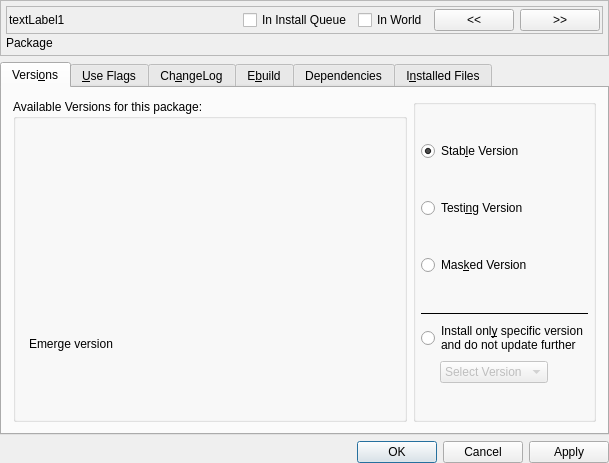
<?xml version="1.0" encoding="UTF-8"?>
<ui version="4.0">
 <class>InspectorBase</class>
 <widget class="QWidget" name="InspectorBase">
  <property name="geometry">
   <rect>
    <x>0</x>
    <y>0</y>
    <width>609</width>
    <height>463</height>
   </rect>
  </property>
  <property name="minimumSize">
   <size>
    <width>600</width>
    <height>450</height>
   </size>
  </property>
  <property name="maximumSize">
   <size>
    <width>32767</width>
    <height>32767</height>
   </size>
  </property>
  <layout class="QGridLayout">
   <property name="margin">
    <number>0</number>
   </property>
   <item row="0" column="0">
    <widget class="QFrame" name="topFrame">
     <property name="sizePolicy">
      <sizepolicy hsizetype="Ignored" vsizetype="Minimum">
       <horstretch>0</horstretch>
       <verstretch>0</verstretch>
      </sizepolicy>
     </property>
     <property name="frameShape">
      <enum>QFrame::StyledPanel</enum>
     </property>
     <property name="frameShadow">
      <enum>QFrame::Plain</enum>
     </property>
     <property name="lineWidth">
      <number>0</number>
     </property>
     <layout class="QGridLayout">
      <property name="margin">
       <number>5</number>
      </property>
      <property name="spacing">
       <number>2</number>
      </property>
      <item row="2" column="0">
       <widget class="QLabel" name="description">
        <property name="sizePolicy">
         <sizepolicy hsizetype="Ignored" vsizetype="Preferred">
          <horstretch>0</horstretch>
          <verstretch>0</verstretch>
         </sizepolicy>
        </property>
        <property name="minimumSize">
         <size>
          <width>100</width>
          <height>0</height>
         </size>
        </property>
        <property name="text">
         <string>Package</string>
        </property>
        <property name="alignment">
         <set>Qt::AlignLeading|Qt::AlignLeft|Qt::AlignTop</set>
        </property>
        <property name="wordWrap">
         <bool>false</bool>
        </property>
        <property name="margin">
         <number>2</number>
        </property>
       </widget>
      </item>
      <item row="1" column="0">
       <widget class="QFrame" name="headerFrame">
        <property name="sizePolicy">
         <sizepolicy hsizetype="Ignored" vsizetype="Minimum">
          <horstretch>0</horstretch>
          <verstretch>0</verstretch>
         </sizepolicy>
        </property>
        <property name="frameShape">
         <enum>QFrame::StyledPanel</enum>
        </property>
        <property name="frameShadow">
         <enum>QFrame::Plain</enum>
        </property>
        <property name="lineWidth">
         <number>0</number>
        </property>
        <layout class="QGridLayout">
         <property name="margin">
          <number>2</number>
         </property>
         <property name="spacing">
          <number>2</number>
         </property>
         <item row="0" column="0">
          <layout class="QGridLayout">
           <item row="0" column="0">
            <widget class="QLabel" name="package">
             <property name="sizePolicy">
              <sizepolicy hsizetype="Preferred" vsizetype="Preferred">
               <horstretch>0</horstretch>
               <verstretch>0</verstretch>
              </sizepolicy>
             </property>
             <property name="text">
              <string>textLabel1</string>
             </property>
             <property name="wordWrap">
              <bool>false</bool>
             </property>
             <property name="margin">
              <number>2</number>
             </property>
            </widget>
           </item>
           <item row="0" column="1">
            <spacer name="spacer17">
             <property name="orientation">
              <enum>Qt::Horizontal</enum>
             </property>
             <property name="sizeType">
              <enum>QSizePolicy::MinimumExpanding</enum>
             </property>
             <property name="sizeHint" stdset="0">
              <size>
               <width>20</width>
               <height>20</height>
              </size>
             </property>
            </spacer>
           </item>
           <item row="0" column="2">
            <widget class="QCheckBox" name="cbQueue">
             <property name="text">
              <string>In Install Queue</string>
             </property>
             <property name="checked">
              <bool>false</bool>
             </property>
            </widget>
           </item>
           <item row="0" column="3">
            <widget class="QCheckBox" name="cbWorld">
             <property name="text">
              <string>In World</string>
             </property>
             <property name="checked">
              <bool>false</bool>
             </property>
            </widget>
           </item>
           <item row="0" column="4">
            <widget class="QPushButton" name="pbPrevious">
             <property name="toolTip">
              <string>Previous Package</string>
             </property>
             <property name="text">
              <string>&lt;&lt;</string>
             </property>
             <property name="shortcut">
              <string/>
             </property>
            </widget>
           </item>
           <item row="0" column="5">
            <widget class="QPushButton" name="pbNext">
             <property name="toolTip">
              <string>Next Package</string>
             </property>
             <property name="text">
              <string>&gt;&gt;</string>
             </property>
             <property name="shortcut">
              <string/>
             </property>
            </widget>
           </item>
          </layout>
         </item>
        </layout>
       </widget>
      </item>
     </layout>
    </widget>
   </item>
   <item row="1" column="0">
    <widget class="QTabWidget" name="inspectorTabs">
     <property name="currentIndex">
      <number>0</number>
     </property>
     <widget class="QWidget" name="TabVersions">
      <attribute name="title">
       <string>Versi&amp;ons</string>
      </attribute>
      <layout class="QGridLayout">
       <item row="0" column="0">
        <layout class="QGridLayout">
         <item row="0" column="0">
          <widget class="KButtonGroup" name="groupVersionsView">
           <property name="maximumSize">
            <size>
             <width>32767</width>
             <height>32767</height>
            </size>
           </property>
           <property name="title">
            <string>Available Versions for this package:</string>
           </property>
           <layout class="QGridLayout">
            <property name="margin">
             <number>3</number>
            </property>
            <property name="spacing">
             <number>3</number>
            </property>
            <item row="1" column="0">
             <widget class="QLabel" name="pixmapEmerge">
              <property name="text">
               <string/>
              </property>
              <property name="pixmap">
               <pixmap>image0</pixmap>
              </property>
              <property name="scaledContents">
               <bool>false</bool>
              </property>
              <property name="wordWrap">
               <bool>false</bool>
              </property>
             </widget>
            </item>
            <item row="0" column="0" colspan="4">
             <widget class="VersionView" name="versionsView" native="true">
              <property name="sizePolicy">
               <sizepolicy hsizetype="Ignored" vsizetype="Ignored">
                <horstretch>0</horstretch>
                <verstretch>0</verstretch>
               </sizepolicy>
              </property>
             </widget>
            </item>
            <item row="1" column="1">
             <widget class="QLabel" name="textLabel3_2">
              <property name="text">
               <string>Emerge version</string>
              </property>
              <property name="wordWrap">
               <bool>false</bool>
              </property>
             </widget>
            </item>
            <item row="1" column="2">
             <spacer name="spacer13">
              <property name="orientation">
               <enum>Qt::Horizontal</enum>
              </property>
              <property name="sizeType">
               <enum>QSizePolicy::Expanding</enum>
              </property>
              <property name="sizeHint" stdset="0">
               <size>
                <width>16</width>
                <height>20</height>
               </size>
              </property>
             </spacer>
            </item>
            <item row="1" column="3">
             <widget class="KUrlLabel" name="infoHardMasked"/>
            </item>
           </layout>
          </widget>
         </item>
         <item row="0" column="1">
          <widget class="KButtonGroup" name="groupSelectStability">
           <property name="whatsThis">
            <string>When you want to install a package that isn't available for your system, you will receive this masking error. You should try installing a different application that is available for your system or wait until the package is put available. There is always a reason why a package is masked:

    * ~arch keyword means that the application is not tested sufficiently to be put in the stable branch. Wait a few days or weeks and try again.
    * -arch keyword or -* keyword means that the application does not work on your architecture. If you believe the package does work file a bug at our bugzilla website.
    * missing keyword means that the application has not been tested on your architecture yet. Ask the architecture porting team to test the package or test it for them and report your findings on our bugzilla website.
    * package.mask means that the package has been found corrupt, unstable or worse and has been deliberately marked as do-not-use.
    * profile means that the package has been found not suitable for your profile. The application might break your system if you installed it or is just not compatible with the profile you use.
</string>
           </property>
           <layout class="QGridLayout">
            <property name="margin">
             <number>5</number>
            </property>
            <item row="0" column="0">
             <widget class="QRadioButton" name="rbStable">
              <property name="text">
               <string>Stab&amp;le Version</string>
              </property>
              <property name="checked">
               <bool>true</bool>
              </property>
             </widget>
            </item>
            <item row="1" column="0">
             <widget class="QRadioButton" name="rbTesting">
              <property name="text">
               <string>Testi&amp;ng Version</string>
              </property>
             </widget>
            </item>
            <item row="2" column="0">
             <widget class="QRadioButton" name="rbMasked">
              <property name="text">
               <string>Mas&amp;ked Version</string>
              </property>
             </widget>
            </item>
            <item row="3" column="0">
             <layout class="QGridLayout">
              <item row="2" column="1">
               <widget class="QComboBox" name="cbVersionsSpecific">
                <property name="enabled">
                 <bool>false</bool>
                </property>
                <property name="insertPolicy">
                 <enum>QComboBox::InsertAtTop</enum>
                </property>
                <item>
                 <property name="text">
                  <string>Select Version</string>
                 </property>
                </item>
               </widget>
              </item>
              <item row="2" column="0">
               <spacer name="spacer20">
                <property name="orientation">
                 <enum>Qt::Horizontal</enum>
                </property>
                <property name="sizeType">
                 <enum>QSizePolicy::Fixed</enum>
                </property>
                <property name="sizeHint" stdset="0">
                 <size>
                  <width>13</width>
                  <height>20</height>
                 </size>
                </property>
               </spacer>
              </item>
              <item row="1" column="0" colspan="3">
               <widget class="QRadioButton" name="rbVersionsSpecific">
                <property name="text">
                 <string>Install onl&amp;y specific version 
and do not update further</string>
                </property>
               </widget>
              </item>
              <item row="0" column="0" colspan="3">
               <widget class="Line" name="line1">
                <property name="frameShape">
                 <enum>QFrame::HLine</enum>
                </property>
                <property name="frameShadow">
                 <enum>QFrame::Plain</enum>
                </property>
                <property name="lineWidth">
                 <number>1</number>
                </property>
               </widget>
              </item>
              <item row="2" column="2">
               <spacer name="spacer19">
                <property name="orientation">
                 <enum>Qt::Horizontal</enum>
                </property>
                <property name="sizeType">
                 <enum>QSizePolicy::Preferred</enum>
                </property>
                <property name="sizeHint" stdset="0">
                 <size>
                  <width>10</width>
                  <height>20</height>
                 </size>
                </property>
               </spacer>
              </item>
             </layout>
            </item>
           </layout>
          </widget>
         </item>
        </layout>
       </item>
      </layout>
     </widget>
     <widget class="QWidget" name="TabUse">
      <attribute name="title">
       <string>&amp;Use Flags</string>
      </attribute>
      <layout class="QGridLayout">
       <property name="margin">
        <number>5</number>
       </property>
       <item row="0" column="0">
        <layout class="QGridLayout">
         <item row="1" column="0" colspan="2">
          <widget class="QLabel" name="t1_2">
           <property name="sizePolicy">
            <sizepolicy hsizetype="MinimumExpanding" vsizetype="Fixed">
             <horstretch>0</horstretch>
             <verstretch>0</verstretch>
            </sizepolicy>
           </property>
           <property name="minimumSize">
            <size>
             <width>100</width>
             <height>0</height>
            </size>
           </property>
           <property name="text">
            <string>Add or Remove Use Flags support:</string>
           </property>
           <property name="wordWrap">
            <bool>false</bool>
           </property>
          </widget>
         </item>
         <item row="1" column="3">
          <widget class="QPushButton" name="pbUse">
           <property name="toolTip">
            <string>Previous Package</string>
           </property>
           <property name="text">
            <string>C&amp;alculate Use Flags</string>
           </property>
          </widget>
         </item>
         <item row="1" column="2">
          <spacer name="spacer15">
           <property name="orientation">
            <enum>Qt::Horizontal</enum>
           </property>
           <property name="sizeType">
            <enum>QSizePolicy::Expanding</enum>
           </property>
           <property name="sizeHint" stdset="0">
            <size>
             <width>20</width>
             <height>20</height>
            </size>
           </property>
          </spacer>
         </item>
         <item row="0" column="1">
          <widget class="QComboBox" name="cbVersionsUse">
           <property name="minimumSize">
            <size>
             <width>100</width>
             <height>0</height>
            </size>
           </property>
           <property name="insertPolicy">
            <enum>QComboBox::InsertAtTop</enum>
           </property>
          </widget>
         </item>
         <item row="0" column="2" colspan="2">
          <spacer name="spacer10_3">
           <property name="orientation">
            <enum>Qt::Horizontal</enum>
           </property>
           <property name="sizeType">
            <enum>QSizePolicy::Expanding</enum>
           </property>
           <property name="sizeHint" stdset="0">
            <size>
             <width>20</width>
             <height>21</height>
            </size>
           </property>
          </spacer>
         </item>
         <item row="0" column="0">
          <widget class="QLabel" name="textLabel5_2_3">
           <property name="text">
            <string>Select version:</string>
           </property>
           <property name="wordWrap">
            <bool>false</bool>
           </property>
          </widget>
         </item>
        </layout>
       </item>
       <item row="1" column="0">
        <widget class="QTreeWidget" name="useView">
         <attribute name="headerVisible">
          <bool>false</bool>
         </attribute>
         <column>
          <property name="text">
           <string>Use</string>
          </property>
         </column>
        </widget>
       </item>
      </layout>
     </widget>
     <widget class="QWidget" name="TabChangeLog">
      <attribute name="title">
       <string>Ch&amp;angeLog</string>
      </attribute>
      <layout class="QGridLayout">
       <property name="margin">
        <number>5</number>
       </property>
       <item row="0" column="0">
        <widget class="QTextBrowser" name="changelogBrowser"/>
       </item>
      </layout>
     </widget>
     <widget class="QWidget" name="TabEbuild">
      <attribute name="title">
       <string>E&amp;build</string>
      </attribute>
      <layout class="QGridLayout">
       <property name="margin">
        <number>5</number>
       </property>
       <item row="0" column="0">
        <layout class="QGridLayout">
         <item row="0" column="1">
          <widget class="QComboBox" name="cbVersionsEbuild">
           <property name="minimumSize">
            <size>
             <width>100</width>
             <height>0</height>
            </size>
           </property>
          </widget>
         </item>
         <item row="1" column="0" colspan="3">
          <widget class="QTextBrowser" name="ebuildBrowser"/>
         </item>
         <item row="0" column="2">
          <spacer name="spacer10">
           <property name="orientation">
            <enum>Qt::Horizontal</enum>
           </property>
           <property name="sizeType">
            <enum>QSizePolicy::Expanding</enum>
           </property>
           <property name="sizeHint" stdset="0">
            <size>
             <width>20</width>
             <height>21</height>
            </size>
           </property>
          </spacer>
         </item>
         <item row="0" column="0">
          <widget class="QLabel" name="textLabel5_2">
           <property name="text">
            <string>Select version:</string>
           </property>
           <property name="wordWrap">
            <bool>false</bool>
           </property>
          </widget>
         </item>
        </layout>
       </item>
      </layout>
     </widget>
     <widget class="QWidget" name="TabDependencies">
      <attribute name="title">
       <string>Dependencies</string>
      </attribute>
      <layout class="QGridLayout">
       <property name="margin">
        <number>5</number>
       </property>
       <item row="0" column="0">
        <layout class="QGridLayout">
         <item row="1" column="0" colspan="3">
          <widget class="DependencyView" name="dependencyView" native="true">
           <property name="sizePolicy">
            <sizepolicy hsizetype="Ignored" vsizetype="Ignored">
             <horstretch>0</horstretch>
             <verstretch>0</verstretch>
            </sizepolicy>
           </property>
          </widget>
         </item>
         <item row="0" column="1">
          <widget class="QComboBox" name="cbVersionsDependencies">
           <property name="minimumSize">
            <size>
             <width>100</width>
             <height>0</height>
            </size>
           </property>
           <property name="insertPolicy">
            <enum>QComboBox::InsertAtTop</enum>
           </property>
          </widget>
         </item>
         <item row="0" column="0">
          <widget class="QLabel" name="textLabel5_2_2">
           <property name="text">
            <string>Select version:</string>
           </property>
           <property name="wordWrap">
            <bool>false</bool>
           </property>
          </widget>
         </item>
         <item row="0" column="2">
          <spacer name="spacer10_2">
           <property name="orientation">
            <enum>Qt::Horizontal</enum>
           </property>
           <property name="sizeType">
            <enum>QSizePolicy::Expanding</enum>
           </property>
           <property name="sizeHint" stdset="0">
            <size>
             <width>390</width>
             <height>21</height>
            </size>
           </property>
          </spacer>
         </item>
        </layout>
       </item>
      </layout>
     </widget>
     <widget class="QWidget" name="TabInstalledFiles">
      <attribute name="title">
       <string>I&amp;nstalled Files</string>
      </attribute>
      <layout class="QGridLayout">
       <property name="margin">
        <number>5</number>
       </property>
       <item row="0" column="0">
        <layout class="QGridLayout">
         <item row="0" column="2">
          <spacer name="spacer10_2_2">
           <property name="orientation">
            <enum>Qt::Horizontal</enum>
           </property>
           <property name="sizeType">
            <enum>QSizePolicy::Expanding</enum>
           </property>
           <property name="sizeHint" stdset="0">
            <size>
             <width>20</width>
             <height>21</height>
            </size>
           </property>
          </spacer>
         </item>
         <item row="1" column="0" colspan="3">
          <widget class="QTextBrowser" name="installedFilesBrowser"/>
         </item>
         <item row="0" column="0">
          <widget class="QLabel" name="textLabel5_2_2_2">
           <property name="text">
            <string>Select version:</string>
           </property>
           <property name="wordWrap">
            <bool>false</bool>
           </property>
          </widget>
         </item>
         <item row="0" column="1">
          <widget class="QComboBox" name="cbVersionsInstalled">
           <property name="minimumSize">
            <size>
             <width>100</width>
             <height>0</height>
            </size>
           </property>
           <property name="insertPolicy">
            <enum>QComboBox::InsertAtTop</enum>
           </property>
          </widget>
         </item>
        </layout>
       </item>
      </layout>
     </widget>
    </widget>
   </item>
   <item row="2" column="0">
    <widget class="QDialogButtonBox" name="buttonBox">
     <property name="standardButtons">
      <set>QDialogButtonBox::Apply|QDialogButtonBox::Cancel|QDialogButtonBox::Ok</set>
     </property>
    </widget>
   </item>
  </layout>
 </widget>
 <layoutdefault spacing="6" margin="11"/>
 <customwidgets>
  <customwidget>
   <class>KButtonGroup</class>
   <extends>QGroupBox</extends>
   <header>kbuttongroup.h</header>
   <container>1</container>
  </customwidget>
  <customwidget>
   <class>KUrlLabel</class>
   <extends>QLabel</extends>
   <header>kurllabel.h</header>
  </customwidget>
  <customwidget>
   <class>VersionView</class>
   <extends>QWidget</extends>
   <header>versionview.h</header>
   <container>1</container>
  </customwidget>
  <customwidget>
   <class>DependencyView</class>
   <extends>QWidget</extends>
   <header>dependencyview.h</header>
   <container>1</container>
  </customwidget>
 </customwidgets>
 <includes>
  <include location="local">versionview.h</include>
  <include location="local">kurllabel.h</include>
  <include location="local">dependencyview.h</include>
  <include location="local">ktextbrowser.h</include>
 </includes>
 <resources/>
 <connections/>
</ui>
